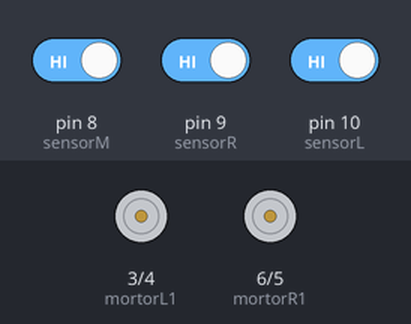
A sketch run on a simulated Arduino Uno, built with avr-gcc and run on an emulated ATmega328P. Parts: motor-driver pin pairs drawn as motors (green arrow = first pin HIGH = forward, orange = second pin HIGH = backward, longer = more drive). Inputs (shaded band) come from the test bench; at power-on: pin 8 (sensorM) HIGH, pin 9 (sensorR) HIGH, pin 10 (sensorL) HIGH.

Above: at 1.2 s.
1.3 s: pin 8 (sensorM) driven LOW
At 2.2 s:
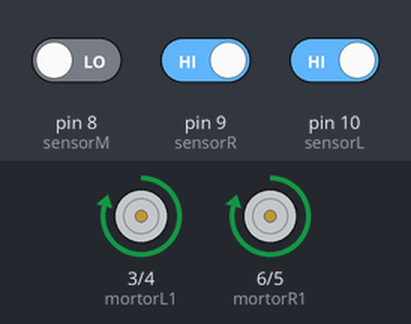
2.8 s: pin 9 (sensorR) driven LOW
At 3.3 s:
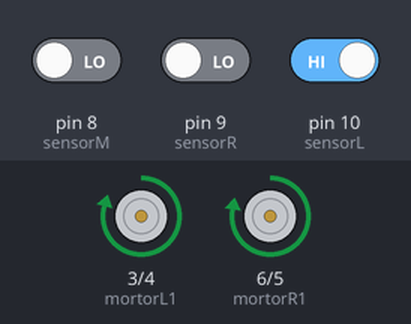
4.3 s: pin 8 (sensorM) driven HIGH
At 5.5 s:
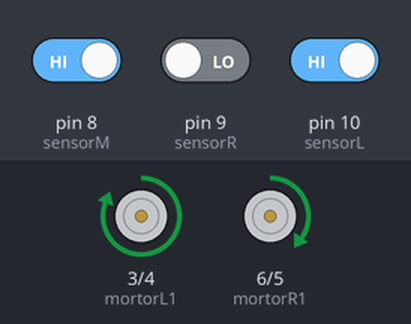
5.8 s: pin 9 (sensorR) driven HIGH and pin 10 (sensorL) driven LOW
At 6.8 s:
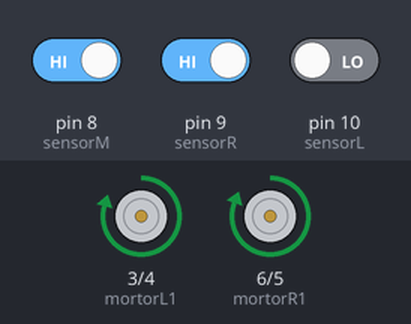
Timing chart, 0 to 8.3 s (numbered marks = the images above; inputs shaded):
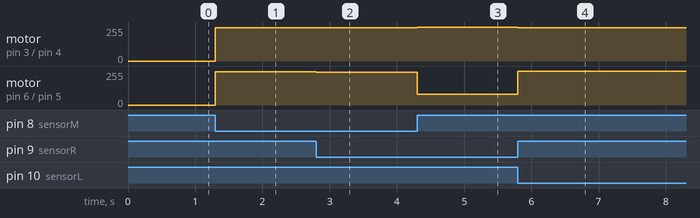

The sketch:

first.ino
```cpp
int mortorR1 = 6;
int mortorR2 = 5;
int mortorL1 = 3;
int mortorL2 = 4;
int sensorM = 8;
int sensorR = 9;
int sensorL = 10;
int time=0;
int count=0;
void setup()
{
  pinMode(mortorR1,OUTPUT);
  pinMode(mortorR2,OUTPUT);
  pinMode(mortorL1,OUTPUT);
  pinMode(mortorL2,OUTPUT);
  pinMode(sensorM,INPUT);
  pinMode(sensorR,INPUT);
  pinMode(sensorL,INPUT);
  Serial.begin(9600);
}

void loop()
{
  int sensorMData = digitalRead(sensorM);
  int sensorRData = digitalRead(sensorR);
  int sensorLData = digitalRead(sensorL);
  if(sensorLData == 0 and sensorMData == 0 and sensorRData == 1)
    {
      analogWrite(mortorL1,245); //front
      analogWrite(mortorL2,0); //back
      analogWrite(mortorR1,250); //front*
      analogWrite(mortorR2,0); //back
    }
    if(sensorLData == 0 and sensorMData == 1 and sensorRData == 1)
    {
      analogWrite(mortorL1,80); //front
      analogWrite(mortorL2,0); //back
      analogWrite(mortorR1,255); //front*
      analogWrite(mortorR2,0); //back
    }
    if(sensorLData == 1 and sensorMData == 0 and sensorRData == 0)
    {
      analogWrite(mortorL1,250); //front*
      analogWrite(mortorL2,0); //back
      analogWrite(mortorR1,245); //front
      analogWrite(mortorR2,0); //back
    }
    if(sensorLData == 1 and sensorMData == 1 and sensorRData == 0)
    {
      analogWrite(mortorL1,255); //front*
      analogWrite(mortorL2,0); //back
      analogWrite(mortorR1,80); //front
      analogWrite(mortorR2,0); //back
    }
    if(sensorLData == 1 and sensorMData == 0 and sensorRData == 1 )
    {
     analogWrite(mortorR1,250); //front
     analogWrite(mortorR2,0); //back
     analogWrite(mortorL1,250); //front
     analogWrite(mortorL2,0); //back
    }
}
```

Measured:
- after the input at 1.3 s, motor on pin 3 (mortorL1) / pin 4 (mortorL2), motor on pin 6 (mortorR1) / pin 5 (mortorR2): stopped → forward 250/255 at once
- after the input at 2.8 s, motor on pin 6 (mortorR1) / pin 5 (mortorR2): forward 250/255 → forward 245/255 at once
- after the input at 4.3 s, motor on pin 3 (mortorL1) / pin 4 (mortorL2): forward 250/255 → forward 255/255 at once; motor on pin 6 (mortorR1) / pin 5 (mortorR2): forward 245/255 → forward 80/255 at once
- after the input at 5.8 s, motor on pin 3 (mortorL1) / pin 4 (mortorL2): forward 255/255 → forward 250/255 at once; motor on pin 6 (mortorR1) / pin 5 (mortorR2): forward 80/255 → forward 255/255 at once
